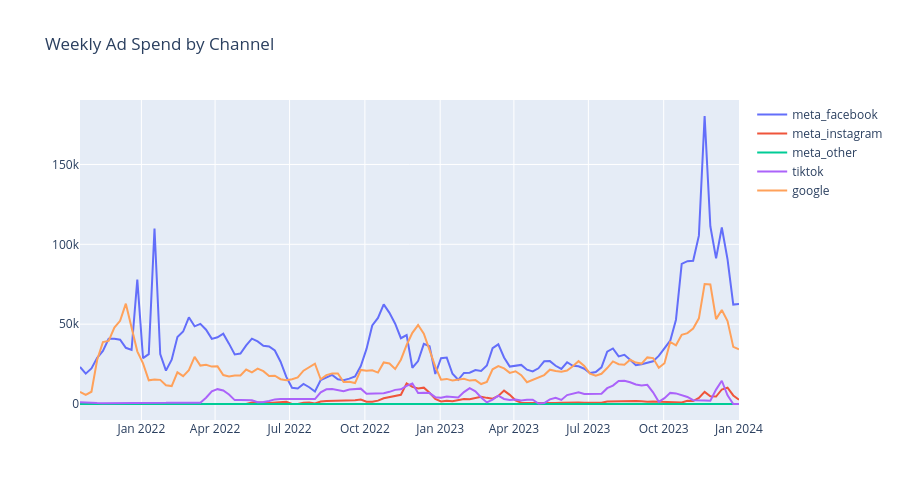

Notebook source saved alongside this figure:
### Code cell
cols_spend_fd = [c for c in df_fd.columns if c.endswith("_spend") and df_fd[c].sum() > 0]

fig = go.Figure()
for ch in cols_spend_fd:
    fig.add_trace(
        go.Scatter(x=df_fd["week_start"], y=df_fd[ch], name=ch.replace("_spend", ""))
    )
fig.update_layout(title="Weekly Ad Spend by Channel", height=500)
fig.show()
